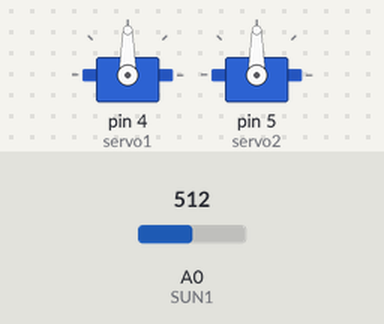
Bench run of a sketch on a simulated Arduino Uno, built with avr-gcc and run on an emulated ATmega328P. Shown: 2 × servo. Inputs (shaded band) come from the test bench; at power-on: A0 (SUN1) = 512.

Above: at 1.3 s.
1.4 s: A0 (SUN1) set to 640
4.4 s: A0 (SUN1) set to 663
At 5.7 s:
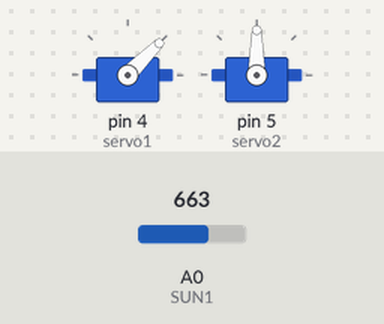
6.0 s: A0 (SUN1) set to 511
At 7.4 s:
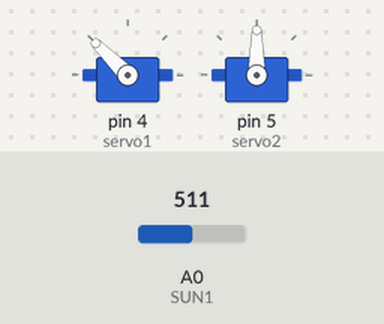
9.0 s: A0 (SUN1) set to 660
At 10.3 s:
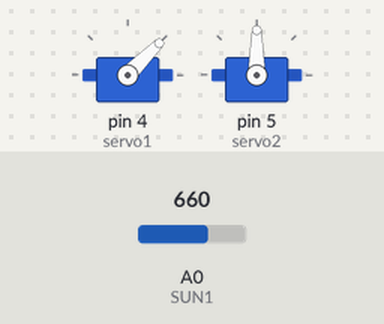
Timing chart, 0 to 11.5 s (numbered marks = the images above; inputs shaded):
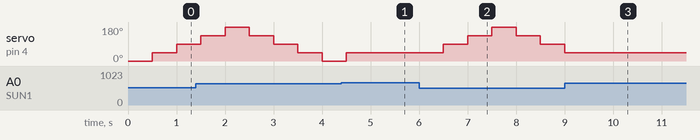

The sketch:

Sun_orient_1.ino
```cpp
#include <Servo.h>

Servo servo1;
Servo servo2;
#define SERVOTIME 500
#define SERVOSTEP 1

#define SUN1 A0
#define SUN2 A1
#define SUNMAX 650

int grad = 0;


void setup() {
  // put your setup code here, to run once:
  servo1.attach (4);
  servo2.attach (5);
  servo1.write (0);
  Serial.begin (9600);
}

void loop() {
  // put your main code here, to run repeatedly:
    servo1.write (0);
      while (analogRead (SUN1) > SUNMAX) {

  }
    delay (SERVOTIME);
    servo1.write (45);
      while (analogRead (SUN1) > SUNMAX) {

  }
    delay (SERVOTIME);
    servo1.write (90);
      while (analogRead (SUN1) > SUNMAX) {

  }
    delay (SERVOTIME);
    servo1.write (135);
      while (analogRead (SUN1) > SUNMAX) {

  }
    delay (SERVOTIME);
    servo1.write (180);
      while (analogRead (SUN1) > SUNMAX) {

  }
    delay (SERVOTIME);
    servo1.write (135);
      while (analogRead (SUN1) > SUNMAX) {

  }
    delay (SERVOTIME);
    servo1.write (90);
      while (analogRead (SUN1) > SUNMAX) {

  }
    delay (SERVOTIME);
    servo1.write (45);
      while (analogRead (SUN1) > SUNMAX) {

  }
    delay (SERVOTIME);
    servo1.write (0);
  while (analogRead (SUN1) > SUNMAX) {

  }
}
```

Measured:
- the behaviour switches between 650 and 651 on A0 (SUN1) (found by bisection; images 0 and 1)
- after the input at 4.4 s, servo on pin 4 (servo1): goes on until 4.5 s, then stays 45°
- after the input at 6.0 s, servo on pin 4 (servo1): 45° → 90° after 0.50 s, → 135° 0.50 s later, → 180° 0.50 s later, → 135° 0.50 s later, … (5 changes in this stretch)
- after the input at 9.0 s, servo on pin 4 (servo1): goes on until 9.0 s, then stays 45°
